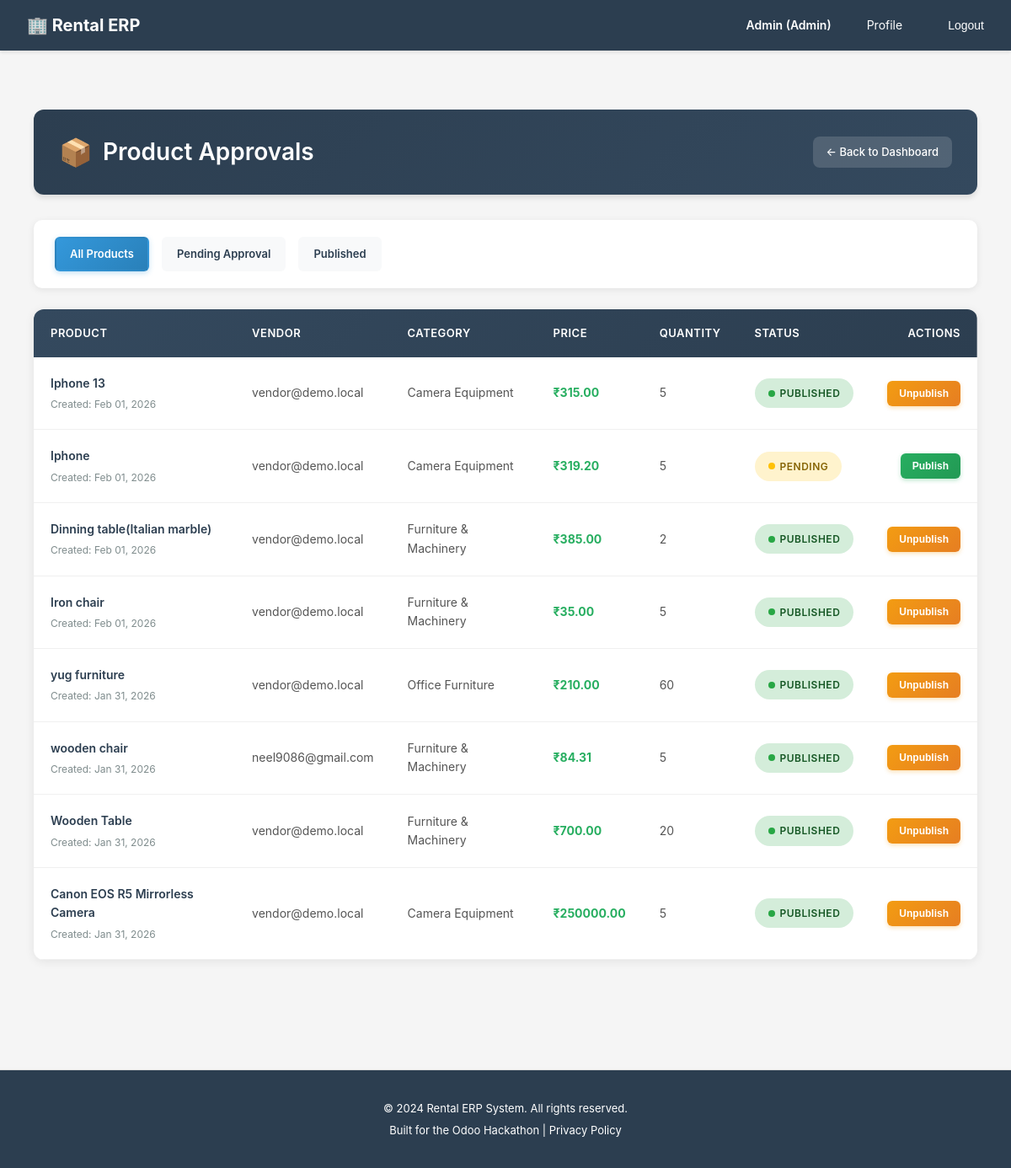
Page /accounts/admin/products/ (signed in) on the earlier database version.
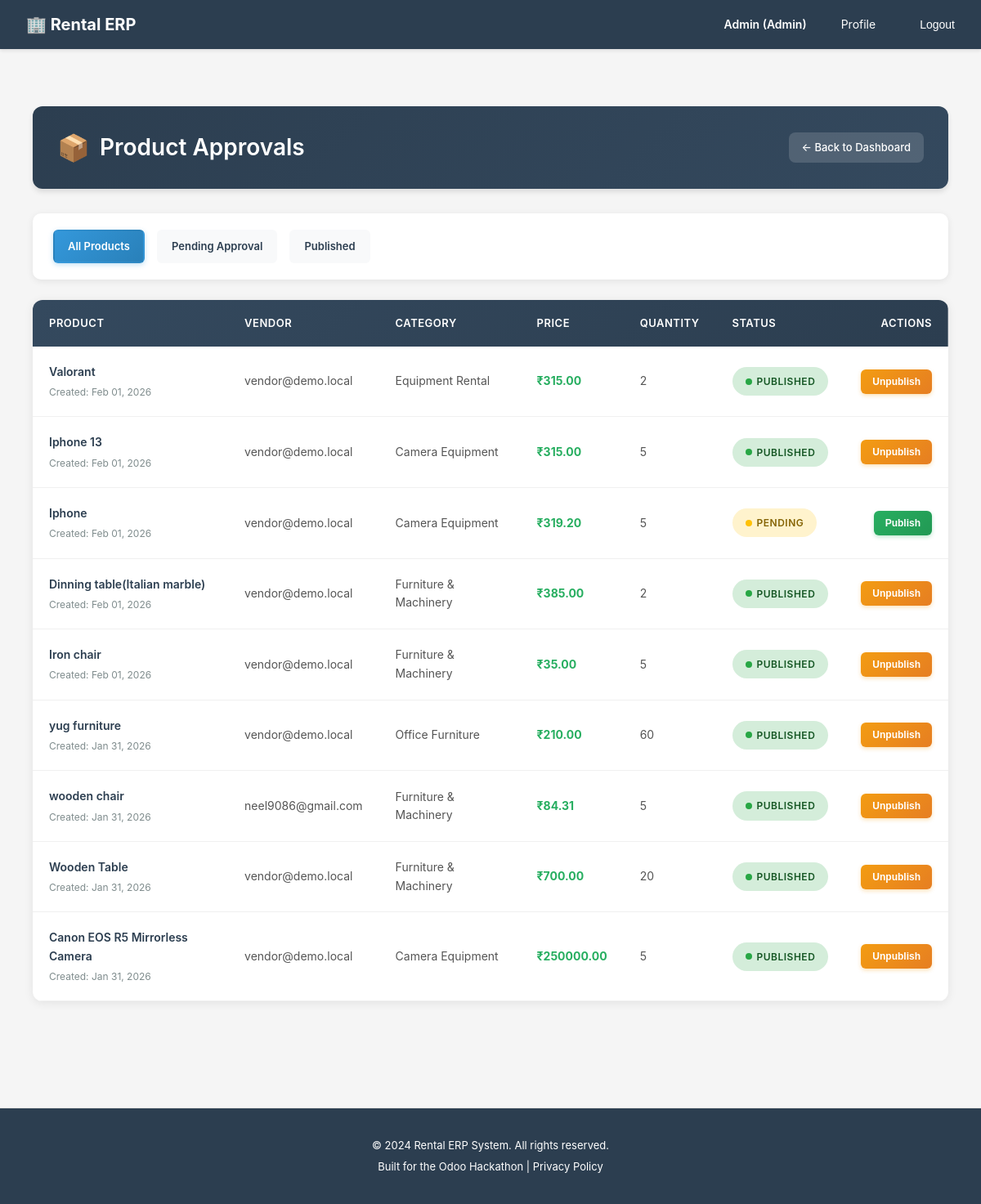
Same page on the later database version.
### catalog/models.py (models this page shows, shortened)
class Product(models.Model):
    vendor = models.ForeignKey(
        settings.AUTH_USER_MODEL,
        on_delete=models.CASCADE,
        related_name='products',
        limit_choices_to={'role': 'vendor'},
        help_text="Vendor who owns this product"
    )
    category = models.ForeignKey(
        ProductCategory,
        on_delete=models.SET_NULL,
        blank=True,
        null=True,
        related_name='products',
        help_text="Product classification for filtering"
    )
    name = models.CharField(
        max_length=255,
        help_text="Product name (e.g., 'Canon EOS R5 Mirrorless Camera')"
    )
    slug = models.SlugField(
        max_length=255,
        unique=True,
        help_text="URL-friendly identifier"
    )
    description = models.TextField(
        help_text="Detailed product description for customer decision-making"
    )
    short_description = models.CharField(
        max_length=500,
        blank=True,
        null=True,
        help_text="Brief summary for product listings"
    )
    image_main = models.ImageField(
        upload_to='products/images/',
        blank=True,
        null=True,
        help_text="Primary product image"
    )
    is_rentable = models.BooleanField(
        default=True,
        help_text="Can this product be rented? (vs purchase-only)"
    )
    is_published = models.BooleanField(
        default=False,
        help_text="Visible on website. Vendors can unpublish temporarily."
    )
    quantity_on_hand = models.PositiveIntegerField(
        default=0,
        help_text="Total physical inventory owned by vendor"
    )
    cost_price = models.DecimalField(
        max_digits=10,
        decimal_places=2,
        validators=[MinValueValidator(0)],
        help_text="Vendor's acquisition cost (for margin calculation)"
    )
    attributes = models.JSONField(
        default=dict,
        blank=True,
        help_text="Dynamic attributes like Brand, Model, Color (JSON: {'brand': 'Canon', 'model': 'EOS R5'})"
    )
    meta_title = models.CharField(
        max_length=255,
        blank=True,
        null=True,
        help_text="SEO page title"
    )
    meta_description = models.TextField(
        blank=True,
        null=True,
        help_text="SEO meta description"
    )
    created_at = models.DateTimeField(auto_now_add=True)
    updated_at = models.DateTimeField(auto_now=True)
    class Meta:
        db_table = 'products'
        verbose_name = 'Product'
        verbose_name_plural = 'Products'
        ordering = ['-created_at']
        indexes = [
            models.Index(fields=['vendor', 'is_published']),
            models.Index(fields=['category', 'is_published']),
            models.Index(fields=['slug']),
        ]

class ProductCategory(models.Model):
    name = models.CharField(
        max_length=100,
        unique=True,
        help_text="Category name (e.g., 'Camera Equipment', 'Furniture')"
    )
    slug = models.SlugField(
        max_length=100,
        unique=True,
        help_text="URL-friendly identifier"
    )
    parent = models.ForeignKey(
        'self',
        on_delete=models.CASCADE,
        blank=True,
        null=True,
        related_name='subcategories',
        help_text="Parent category for hierarchical structure"
    )
    description = models.TextField(
        blank=True,
        null=True,
        help_text="Category description for SEO and customer guidance"
    )
    is_active = models.BooleanField(
        default=True,
        help_text="Show/hide category on website"
    )
    created_at = models.DateTimeField(auto_now_add=True)
    updated_at = models.DateTimeField(auto_now=True)
    class Meta:
        db_table = 'product_categories'
        verbose_name = 'Product Category'
        verbose_name_plural = 'Product Categories'
        ordering = ['name']

### accounts/models.py (models this page shows, shortened)
class User(AbstractUser):
    ROLE_CHOICES = [
        ('customer', 'Customer'),  # End-user who rents products
        ('vendor', 'Vendor'),      # Business user who owns rental products
        ('admin', 'Admin'),        # System administrator with full access
    ]
    email = models.EmailField(
        unique=True,
        validators=[EmailValidator()],
        help_text="Used for login and notifications"
    )
    role = models.CharField(
        max_length=20,
        choices=ROLE_CHOICES,
        default='customer',
        help_text="Determines user's permissions and accessible features"
    )
    phone = models.CharField(
        max_length=15,
        blank=True,
        null=True,
        validators=[
            RegexValidator(
                regex=r'^\+?1?\d{9,15}$',
                message="Phone number must be entered in the format: '+999999999'. Up to 15 digits allowed."
            )
        ],
        help_text="Contact number for order notifications and support"
    )
    is_verified = models.BooleanField(
        default=False,
        help_text="Email verification status for security"
    )
    totp_secret = models.CharField(
        max_length=32,
        blank=True,
        null=True,
        help_text="TOTP secret key for 2FA (encrypted)"
    )
    totp_enabled = models.BooleanField(
        default=False,
        help_text="Whether TOTP 2FA is enabled for this user"
    )
    created_at = models.DateTimeField(auto_now_add=True)
    updated_at = models.DateTimeField(auto_now=True)
    @property
    def phone_number(self):
        """Property alias for backward compatibility with older view/form code"""
        return self.phone
    USERNAME_FIELD = 'email'
    REQUIRED_FIELDS = ['username', 'first_name', 'last_name']
    class Meta:
        db_table = 'users'
        verbose_name = 'User'
        verbose_name_plural = 'Users'
        ordering = ['-created_at']

### accounts/decorators.py (the view)
        def wrapper(request, *args, **kwargs):
            if not request.user.is_authenticated:
                return redirect('accounts:login')
            if request.user.role not in allowed_roles:
                return HttpResponseForbidden('You do not have access to this page.')
            return view_func(request, *args, **kwargs)

### accounts/views.py (called while the page is built)
@login_required
@role_required(['admin'])
def admin_product_list(request):
    from catalog.models import Product
    products = Product.objects.select_related('vendor', 'category').all().order_by('-created_at')
    status = request.GET.get('status')
    if status == 'pending':
        products = products.filter(is_published=False)
    elif status == 'published':
        products = products.filter(is_published=True)
    vendor_id = request.GET.get('vendor')
    if vendor_id:
        products = products.filter(vendor_id=vendor_id)
    return render(request, 'catalog/admin_product_list.html', {
        'products': products,
        'current_status': status,
        'current_vendor': vendor_id
    })

### rental_erp/compliance.py (called while the page is built)
    def process_request(self, request):
        if not request.user.is_authenticated:
            return None
        if request.method == 'GET':
            path_lower = request.path.lower()
            for model in self.PERSONAL_DATA_MODELS:
                if model in path_lower:
                    self._log_data_access(request, model)
                    break
        return None

### templates/catalog/admin_product_list.html (shortened to what this page needs)
{% extends 'base.html' %}
{% block content %}
<div class="approvals-container">
    <div class="page-header">
        <h2>Product Approvals</h2>
        <a href="{% url 'dashboards:dashboard' %}" class="back-link">← Back to Dashboard</a>
    </div>
    <div class="filter-section">
        <a href="{% url 'accounts:admin_product_list' %}" class="filter-btn {% if not current_status %}active{% endif %}">All Products</a>
        <a href="{% url 'accounts:admin_product_list' %}?status=pending" class="filter-btn {% if current_status == 'pending' %}active{% endif %}">Pending Approval</a>
        <a href="{% url 'accounts:admin_product_list' %}?status=published" class="filter-btn {% if current_status == 'published' %}active{% endif %}">Published</a>
    </div>
    {% if products %}
    <div class="products-table-wrapper">
        <table class="products-table">
            <thead>
                <tr>
                    <th>Product</th>
                    <th>Vendor</th>
                    <th>Category</th>
                    <th>Price</th>
                    <th>Quantity</th>
                    <th>Status</th>
                    <th style="text-align: right;">Actions</th>
                </tr>
            </thead>
            <tbody>
                {% for product in products %}
                <tr class="product-row">
                    <td>
                        <div class="product-name">{{ product.name }}</div>
                        <div class="product-meta">Created: {{ product.created_at|date:"M d, Y" }}</div>
                    </td>
                    <td>{{ product.vendor.email }}</td>
                    <td>{{ product.category.name|default:"Uncategorized" }}</td>
                    <td><span class="amount-cell">₹{{ product.cost_price }}</span></td>
                    <td>{{ product.quantity_on_hand }}</td>
                    <td>
                        {% if product.is_published %}
                            <span class="status-badge status-published">Published</span>
                        {% else %}
                            <span class="status-badge status-pending">Pending</span>
                        {% endif %}
                    </td>
                    <td>
                        <div class="actions-cell">
                            {% if not product.is_published %}
                                <form method="POST" action="{% url 'accounts:publish_product' product.pk %}">
                                    <button type="submit" class="action-btn">Publish</button>
                                </form>
                            {% else %}
                                <form method="POST" action="{% url 'accounts:unpublish_product' product.pk %}">
                                    <button type="submit" class="action-btn action-btn-warning">Unpublish</button>
                                </form>
                            {% endif %}
                        </div>
                    </td>
                </tr>
                {% endfor %}
            </tbody>
        </table>
    </div>
    {% else %}
    <div class="empty-state">
        <div class="empty-state-icon">📭</div>
        <p class="empty-state-text">No products found.</p>
    </div>
    {% endif %}
</div>
{% endblock %}

Differences in the rows shown:
added Product: name "Valorant", created_at "Feb 01, 2026", vendor.email "vendor@demo.local", category.name "Equipment Rental", cost_price "315.00", quantity_on_hand "2", is_published "PUBLISHED"
